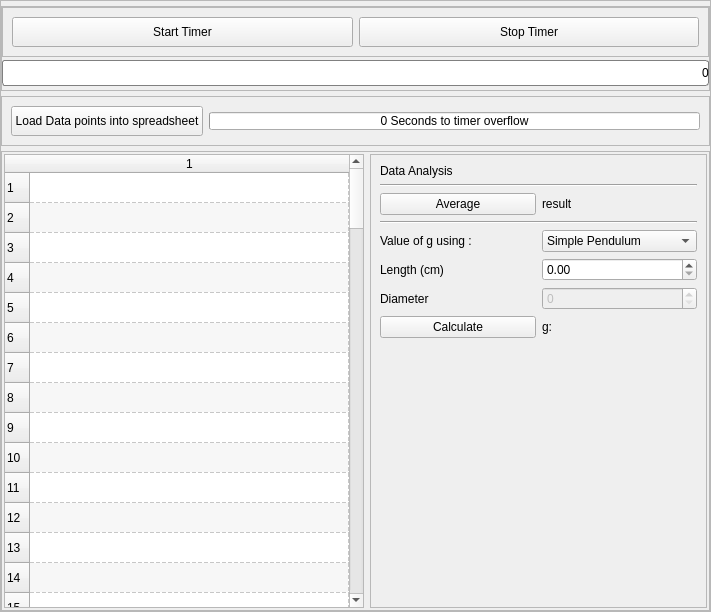
<?xml version="1.0" encoding="UTF-8"?>
<ui version="4.0">
 <class>MainWindow</class>
 <widget class="QMainWindow" name="MainWindow">
  <property name="geometry">
   <rect>
    <x>0</x>
    <y>0</y>
    <width>711</width>
    <height>612</height>
   </rect>
  </property>
  <property name="windowTitle">
   <string>MainWindow</string>
  </property>
  <widget class="QWidget" name="centralwidget">
   <layout class="QGridLayout" name="gridLayout_3">
    <property name="margin">
     <number>0</number>
    </property>
    <item row="0" column="0">
     <widget class="QFrame" name="widgetFrameOuter">
      <property name="sizePolicy">
       <sizepolicy hsizetype="Preferred" vsizetype="Preferred">
        <horstretch>0</horstretch>
        <verstretch>0</verstretch>
       </sizepolicy>
      </property>
      <property name="styleSheet">
       <string notr="true"/>
      </property>
      <property name="frameShape">
       <enum>QFrame::StyledPanel</enum>
      </property>
      <property name="frameShadow">
       <enum>QFrame::Raised</enum>
      </property>
      <property name="class" stdset="0">
       <string>PeripheralCollection</string>
      </property>
      <layout class="QVBoxLayout" name="verticalLayout_3">
       <property name="spacing">
        <number>5</number>
       </property>
       <property name="leftMargin">
        <number>0</number>
       </property>
       <property name="topMargin">
        <number>5</number>
       </property>
       <property name="rightMargin">
        <number>0</number>
       </property>
       <property name="bottomMargin">
        <number>0</number>
       </property>
       <item>
        <widget class="QFrame" name="frame">
         <property name="sizePolicy">
          <sizepolicy hsizetype="Preferred" vsizetype="Maximum">
           <horstretch>0</horstretch>
           <verstretch>0</verstretch>
          </sizepolicy>
         </property>
         <property name="minimumSize">
          <size>
           <width>0</width>
           <height>80</height>
          </size>
         </property>
         <property name="frameShape">
          <enum>QFrame::StyledPanel</enum>
         </property>
         <property name="frameShadow">
          <enum>QFrame::Raised</enum>
         </property>
         <property name="class" stdset="0">
          <string>PeripheralCollectionInner</string>
         </property>
         <layout class="QGridLayout" name="gridLayout">
          <property name="leftMargin">
           <number>0</number>
          </property>
          <property name="topMargin">
           <number>0</number>
          </property>
          <property name="rightMargin">
           <number>0</number>
          </property>
          <property name="bottomMargin">
           <number>4</number>
          </property>
          <property name="horizontalSpacing">
           <number>0</number>
          </property>
          <property name="verticalSpacing">
           <number>3</number>
          </property>
          <item row="0" column="0">
           <widget class="QFrame" name="frame_4">
            <property name="sizePolicy">
             <sizepolicy hsizetype="Preferred" vsizetype="Maximum">
              <horstretch>0</horstretch>
              <verstretch>0</verstretch>
             </sizepolicy>
            </property>
            <property name="frameShape">
             <enum>QFrame::StyledPanel</enum>
            </property>
            <property name="frameShadow">
             <enum>QFrame::Raised</enum>
            </property>
            <layout class="QHBoxLayout" name="horizontalLayout_2">
             <item>
              <widget class="QPushButton" name="pushButton">
               <property name="minimumSize">
                <size>
                 <width>94</width>
                 <height>30</height>
                </size>
               </property>
               <property name="text">
                <string>Start Timer</string>
               </property>
              </widget>
             </item>
             <item>
              <widget class="QPushButton" name="pushButton_3">
               <property name="minimumSize">
                <size>
                 <width>94</width>
                 <height>30</height>
                </size>
               </property>
               <property name="text">
                <string>Stop Timer</string>
               </property>
              </widget>
             </item>
            </layout>
           </widget>
          </item>
          <item row="2" column="0">
           <widget class="QProgressBar" name="progressBar">
            <property name="styleSheet">
             <string notr="true">QProgressBar:horizontal {
border: 1px solid gray;
border-radius: 3px;
background: white;
padding: 1px;
text-align: right;
margin-right: 5ex;
}
QProgressBar::chunk:horizontal {
background: qlineargradient(x1: 0, y1: 0.5, x2: 1, y2: 0.5, stop: 0 #467, stop:1 white);
margin-right: 1px; /* space */
width: 5px;
}</string>
            </property>
            <property name="maximum">
             <number>2500</number>
            </property>
            <property name="value">
             <number>0</number>
            </property>
            <property name="format">
             <string>%v</string>
            </property>
           </widget>
          </item>
         </layout>
        </widget>
       </item>
       <item>
        <widget class="QFrame" name="frame_5">
         <property name="frameShape">
          <enum>QFrame::StyledPanel</enum>
         </property>
         <property name="frameShadow">
          <enum>QFrame::Raised</enum>
         </property>
         <layout class="QHBoxLayout" name="horizontalLayout_3">
          <item>
           <widget class="QPushButton" name="pushButton_5">
            <property name="minimumSize">
             <size>
              <width>94</width>
              <height>30</height>
             </size>
            </property>
            <property name="maximumSize">
             <size>
              <width>300</width>
              <height>16777215</height>
             </size>
            </property>
            <property name="text">
             <string>Load Data points into spreadsheet</string>
            </property>
           </widget>
          </item>
          <item>
           <widget class="QProgressBar" name="timerProgress">
            <property name="maximumSize">
             <size>
              <width>16777215</width>
              <height>18</height>
             </size>
            </property>
            <property name="toolTip">
             <string>Time left before the stopwatch overflows.
 Oscillations must finish within this time limit</string>
            </property>
            <property name="styleSheet">
             <string notr="true"/>
            </property>
            <property name="maximum">
             <number>60</number>
            </property>
            <property name="value">
             <number>0</number>
            </property>
            <property name="textVisible">
             <bool>true</bool>
            </property>
            <property name="format">
             <string>%v Seconds to timer overflow</string>
            </property>
           </widget>
          </item>
         </layout>
        </widget>
       </item>
       <item>
        <widget class="QFrame" name="frame_2">
         <property name="sizePolicy">
          <sizepolicy hsizetype="Expanding" vsizetype="Preferred">
           <horstretch>0</horstretch>
           <verstretch>0</verstretch>
          </sizepolicy>
         </property>
         <property name="minimumSize">
          <size>
           <width>0</width>
           <height>50</height>
          </size>
         </property>
         <property name="frameShape">
          <enum>QFrame::StyledPanel</enum>
         </property>
         <property name="frameShadow">
          <enum>QFrame::Raised</enum>
         </property>
         <property name="class" stdset="0">
          <string>PeripheralCollectionInner</string>
         </property>
         <layout class="QHBoxLayout" name="horizontalLayout">
          <property name="margin">
           <number>2</number>
          </property>
          <item>
           <widget class="QTableWidget" name="resultsTable">
            <property name="sizePolicy">
             <sizepolicy hsizetype="Preferred" vsizetype="Expanding">
              <horstretch>0</horstretch>
              <verstretch>0</verstretch>
             </sizepolicy>
            </property>
            <property name="minimumSize">
             <size>
              <width>360</width>
              <height>0</height>
             </size>
            </property>
            <property name="toolTip">
             <string>List of time periods for complete oscillations.
Click and drag to select points.
Hold down CTRL key and click to select non consecutive points</string>
            </property>
            <property name="alternatingRowColors">
             <bool>true</bool>
            </property>
            <property name="textElideMode">
             <enum>Qt::ElideMiddle</enum>
            </property>
            <property name="gridStyle">
             <enum>Qt::DashLine</enum>
            </property>
            <property name="rowCount">
             <number>100</number>
            </property>
            <property name="columnCount">
             <number>1</number>
            </property>
            <attribute name="horizontalHeaderDefaultSectionSize">
             <number>150</number>
            </attribute>
            <attribute name="horizontalHeaderMinimumSectionSize">
             <number>40</number>
            </attribute>
            <attribute name="horizontalHeaderStretchLastSection">
             <bool>true</bool>
            </attribute>
            <row/>
            <row/>
            <row/>
            <row/>
            <row/>
            <row/>
            <row/>
            <row/>
            <row/>
            <row/>
            <row/>
            <row/>
            <row/>
            <row/>
            <row/>
            <row/>
            <row/>
            <row/>
            <row/>
            <row/>
            <row/>
            <row/>
            <row/>
            <row/>
            <row/>
            <row/>
            <row/>
            <row/>
            <row/>
            <row/>
            <row/>
            <row/>
            <row/>
            <row/>
            <row/>
            <row/>
            <row/>
            <row/>
            <row/>
            <row/>
            <row/>
            <row/>
            <row/>
            <row/>
            <row/>
            <row/>
            <row/>
            <row/>
            <row/>
            <row/>
            <row/>
            <row/>
            <row/>
            <row/>
            <row/>
            <row/>
            <row/>
            <row/>
            <row/>
            <row/>
            <row/>
            <row/>
            <row/>
            <row/>
            <row/>
            <row/>
            <row/>
            <row/>
            <row/>
            <row/>
            <row/>
            <row/>
            <row/>
            <row/>
            <row/>
            <row/>
            <row/>
            <row/>
            <row/>
            <row/>
            <row/>
            <row/>
            <row/>
            <row/>
            <row/>
            <row/>
            <row/>
            <row/>
            <row/>
            <row/>
            <row/>
            <row/>
            <row/>
            <row/>
            <row/>
            <row/>
            <row/>
            <row/>
            <row/>
            <row/>
            <column/>
           </widget>
          </item>
          <item>
           <widget class="QFrame" name="frame_3">
            <property name="sizePolicy">
             <sizepolicy hsizetype="Minimum" vsizetype="Preferred">
              <horstretch>0</horstretch>
              <verstretch>0</verstretch>
             </sizepolicy>
            </property>
            <property name="frameShape">
             <enum>QFrame::StyledPanel</enum>
            </property>
            <property name="frameShadow">
             <enum>QFrame::Raised</enum>
            </property>
            <layout class="QGridLayout" name="gridLayout_2">
             <item row="2" column="1">
              <widget class="QLabel" name="averageLabel">
               <property name="text">
                <string>result</string>
               </property>
              </widget>
             </item>
             <item row="7" column="0">
              <widget class="QLabel" name="averageLabel_2">
               <property name="text">
                <string>Value of g using :</string>
               </property>
              </widget>
             </item>
             <item row="8" column="0">
              <widget class="QLabel" name="label_2">
               <property name="text">
                <string>Length (cm)</string>
               </property>
              </widget>
             </item>
             <item row="2" column="0">
              <widget class="QPushButton" name="pushButton_4">
               <property name="toolTip">
                <string>Obtain average of data points selected in the table</string>
               </property>
               <property name="text">
                <string>Average</string>
               </property>
              </widget>
             </item>
             <item row="0" column="0">
              <widget class="QLabel" name="label">
               <property name="sizePolicy">
                <sizepolicy hsizetype="Preferred" vsizetype="Maximum">
                 <horstretch>0</horstretch>
                 <verstretch>0</verstretch>
                </sizepolicy>
               </property>
               <property name="text">
                <string>Data Analysis</string>
               </property>
              </widget>
             </item>
             <item row="1" column="0" colspan="2">
              <widget class="Line" name="line_2">
               <property name="minimumSize">
                <size>
                 <width>30</width>
                 <height>0</height>
                </size>
               </property>
               <property name="lineWidth">
                <number>1</number>
               </property>
               <property name="midLineWidth">
                <number>0</number>
               </property>
               <property name="orientation">
                <enum>Qt::Horizontal</enum>
               </property>
              </widget>
             </item>
             <item row="13" column="0">
              <spacer name="verticalSpacer">
               <property name="orientation">
                <enum>Qt::Vertical</enum>
               </property>
               <property name="sizeHint" stdset="0">
                <size>
                 <width>20</width>
                 <height>40</height>
                </size>
               </property>
              </spacer>
             </item>
             <item row="10" column="0">
              <widget class="QLabel" name="label_3">
               <property name="enabled">
                <bool>true</bool>
               </property>
               <property name="text">
                <string>Diameter</string>
               </property>
              </widget>
             </item>
             <item row="10" column="1">
              <widget class="QSpinBox" name="diaBox">
               <property name="enabled">
                <bool>false</bool>
               </property>
              </widget>
             </item>
             <item row="7" column="1">
              <widget class="QComboBox" name="comboBox">
               <item>
                <property name="text">
                 <string>Simple Pendulum</string>
                </property>
               </item>
               <item>
                <property name="text">
                 <string>Rod Pendulum</string>
                </property>
               </item>
              </widget>
             </item>
             <item row="5" column="0" colspan="2">
              <widget class="Line" name="line">
               <property name="minimumSize">
                <size>
                 <width>0</width>
                 <height>0</height>
                </size>
               </property>
               <property name="lineWidth">
                <number>1</number>
               </property>
               <property name="midLineWidth">
                <number>0</number>
               </property>
               <property name="orientation">
                <enum>Qt::Horizontal</enum>
               </property>
              </widget>
             </item>
             <item row="11" column="0">
              <widget class="QPushButton" name="pushButton_6">
               <property name="text">
                <string>Calculate</string>
               </property>
              </widget>
             </item>
             <item row="11" column="1">
              <widget class="QLabel" name="gLabel">
               <property name="text">
                <string>g:</string>
               </property>
              </widget>
             </item>
             <item row="8" column="1">
              <widget class="QDoubleSpinBox" name="lenBox"/>
             </item>
            </layout>
           </widget>
          </item>
         </layout>
        </widget>
       </item>
      </layout>
     </widget>
    </item>
   </layout>
  </widget>
  <widget class="QMenuBar" name="menubar">
   <property name="geometry">
    <rect>
     <x>0</x>
     <y>0</y>
     <width>711</width>
     <height>25</height>
    </rect>
   </property>
  </widget>
 </widget>
 <resources/>
 <connections>
  <connection>
   <sender>pushButton</sender>
   <signal>clicked()</signal>
   <receiver>MainWindow</receiver>
   <slot>run()</slot>
   <hints>
    <hint type="sourcelabel">
     <x>320</x>
     <y>72</y>
    </hint>
    <hint type="destinationlabel">
     <x>646</x>
     <y>202</y>
    </hint>
   </hints>
  </connection>
  <connection>
   <sender>pushButton_3</sender>
   <signal>clicked()</signal>
   <receiver>MainWindow</receiver>
   <slot>stop()</slot>
   <hints>
    <hint type="sourcelabel">
     <x>635</x>
     <y>60</y>
    </hint>
    <hint type="destinationlabel">
     <x>445</x>
     <y>0</y>
    </hint>
   </hints>
  </connection>
  <connection>
   <sender>pushButton_4</sender>
   <signal>clicked()</signal>
   <receiver>MainWindow</receiver>
   <slot>calcAvg()</slot>
   <hints>
    <hint type="sourcelabel">
     <x>458</x>
     <y>240</y>
    </hint>
    <hint type="destinationlabel">
     <x>592</x>
     <y>0</y>
    </hint>
   </hints>
  </connection>
  <connection>
   <sender>pushButton_5</sender>
   <signal>clicked()</signal>
   <receiver>MainWindow</receiver>
   <slot>downloadData()</slot>
   <hints>
    <hint type="sourcelabel">
     <x>89</x>
     <y>136</y>
    </hint>
    <hint type="destinationlabel">
     <x>86</x>
     <y>0</y>
    </hint>
   </hints>
  </connection>
  <connection>
   <sender>comboBox</sender>
   <signal>currentIndexChanged(int)</signal>
   <receiver>MainWindow</receiver>
   <slot>setPendulumType(int)</slot>
   <hints>
    <hint type="sourcelabel">
     <x>605</x>
     <y>286</y>
    </hint>
    <hint type="destinationlabel">
     <x>722</x>
     <y>276</y>
    </hint>
   </hints>
  </connection>
  <connection>
   <sender>pushButton_6</sender>
   <signal>clicked()</signal>
   <receiver>MainWindow</receiver>
   <slot>calculateg()</slot>
   <hints>
    <hint type="sourcelabel">
     <x>509</x>
     <y>383</y>
    </hint>
    <hint type="destinationlabel">
     <x>754</x>
     <y>414</y>
    </hint>
   </hints>
  </connection>
 </connections>
 <slots>
  <slot>run()</slot>
  <slot>delete_curve()</slot>
  <slot>stop()</slot>
  <slot>calcAvg()</slot>
  <slot>downloadData()</slot>
  <slot>setPendulumType(int)</slot>
  <slot>calculateg()</slot>
 </slots>
</ui>
